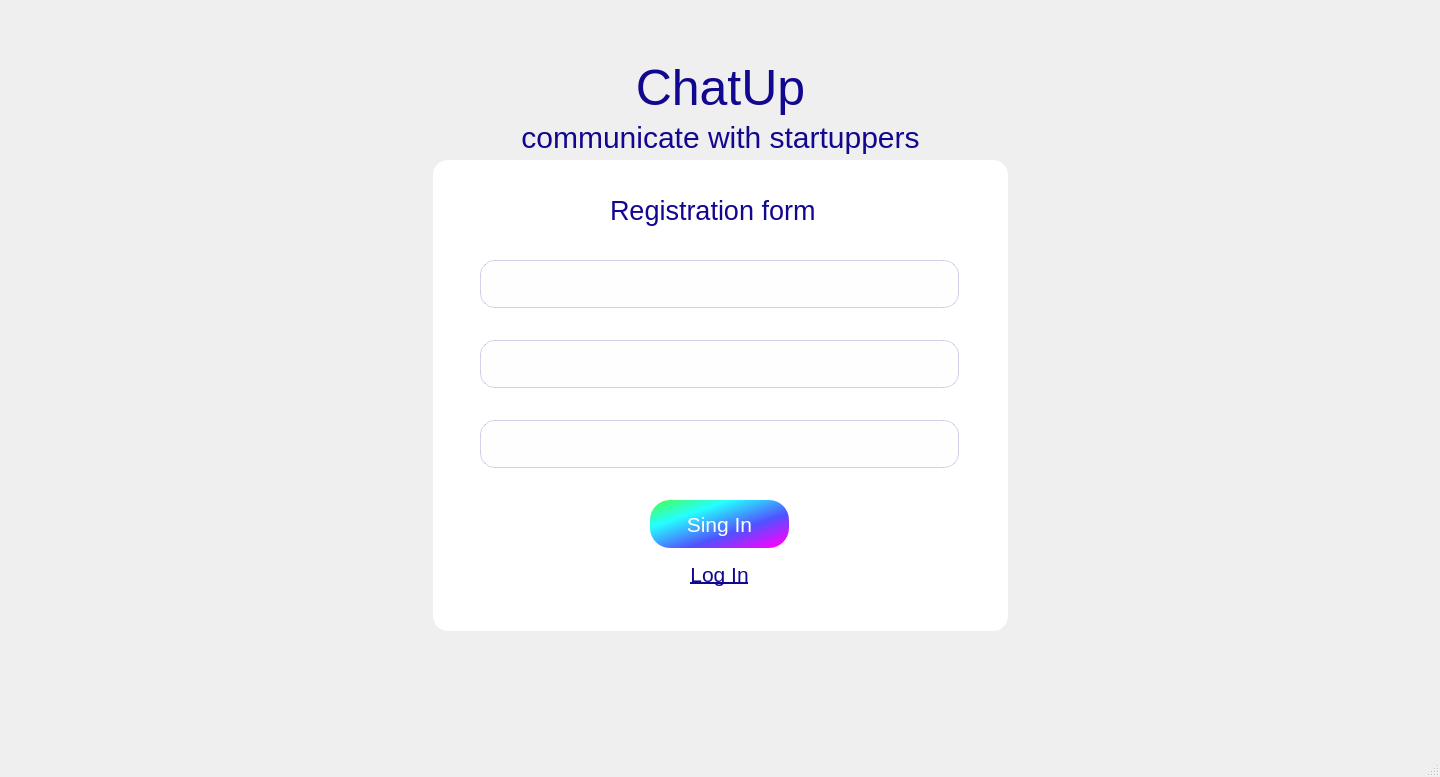
<?xml version="1.0" encoding="UTF-8"?>
<ui version="4.0">
 <class>Login</class>
 <widget class="QMainWindow" name="Login">
  <property name="geometry">
   <rect>
    <x>0</x>
    <y>0</y>
    <width>1440</width>
    <height>777</height>
   </rect>
  </property>
  <property name="windowTitle">
   <string>Login</string>
  </property>
  <widget class="QWidget" name="centralwidget">
   <widget class="QWidget" name="gridLayoutWidget">
    <property name="geometry">
     <rect>
      <x>0</x>
      <y>0</y>
      <width>1441</width>
      <height>159</height>
     </rect>
    </property>
    <layout class="QGridLayout" name="gridLayout">
     <property name="leftMargin">
      <number>504</number>
     </property>
     <property name="topMargin">
      <number>59</number>
     </property>
     <property name="rightMargin">
      <number>504</number>
     </property>
     <property name="bottomMargin">
      <number>0</number>
     </property>
     <item row="0" column="0">
      <layout class="QVBoxLayout" name="verticalLayout">
       <property name="spacing">
        <number>0</number>
       </property>
       <property name="leftMargin">
        <number>0</number>
       </property>
       <property name="bottomMargin">
        <number>0</number>
       </property>
       <item>
        <widget class="QLabel" name="label">
         <property name="styleSheet">
          <string notr="true">font-family: 'Tilt Neon';
font-style: normal;
font-weight: 400;
font-size: 50px;
line-height: 57px;
text-align: center;

color: #12078F;</string>
         </property>
         <property name="text">
          <string>ChatUp</string>
         </property>
         <property name="alignment">
          <set>Qt::AlignCenter</set>
         </property>
        </widget>
       </item>
       <item>
        <widget class="QLabel" name="label_2">
         <property name="styleSheet">
          <string notr="true">font-family: 'Tilt Neon';
font-style: normal;
font-weight: 400;
font-size: 30px;
line-height: 57px;
text-align: center;

color: #12078F;</string>
         </property>
         <property name="text">
          <string>communicate with startuppers</string>
         </property>
         <property name="alignment">
          <set>Qt::AlignCenter</set>
         </property>
        </widget>
       </item>
      </layout>
     </item>
    </layout>
   </widget>
   <widget class="QGraphicsView" name="graphicsView">
    <property name="geometry">
     <rect>
      <x>433</x>
      <y>160</y>
      <width>575</width>
      <height>471</height>
     </rect>
    </property>
    <property name="styleSheet">
     <string notr="true">background: #FFFFFF;
box-shadow: 5px 5px 5px rgba(18, 7, 143, 0.17);
border-radius: 15px;
</string>
    </property>
   </widget>
   <widget class="QPushButton" name="pushButton">
    <property name="geometry">
     <rect>
      <x>650</x>
      <y>500</y>
      <width>139</width>
      <height>48</height>
     </rect>
    </property>
    <property name="cursor">
     <cursorShape>PointingHandCursor</cursorShape>
    </property>
    <property name="styleSheet">
     <string notr="true">QPushButton {
   border-radius: 20px;
color: rgb(255, 255, 255);
background-color: qlineargradient(spread:pad, x1:0, y1:0, x2:1, y2:1, stop:0 rgba(72, 255, 72, 255), stop:0.287037 rgba(37, 255, 255, 255), stop:0.634259 rgba(81, 81, 255, 255), stop:0.953704 rgba(255, 0, 255, 255));
border-color: qlineargradient(spread:pad, x1:0, y1:0, x2:1, y2:1, stop:0 rgba(72, 255, 72, 255), stop:0.287037 rgba(37, 255, 255, 255), stop:0.634259 rgba(81, 81, 255, 255), stop:0.953704 rgba(255, 0, 255, 255));
font-family: 'Aileron';
font-style: normal;
font-weight: 400;
font-size: 21px;
line-height: 25px;
text-align: center;
    }

QPushButton:hover {
    background: qradialgradient(
        cx: 0.3, cy: -0.4, fx: 0.3, fy: -0.4,
        radius: 1.35, stop: 0 #fff, stop: 1 #bbb
        );
    }

QPushButton:pressed {
    border-style: inset;
    background: qradialgradient(
        cx: 0.4, cy: -0.1, fx: 0.4, fy: -0.1,
        radius: 1.35, stop: 0 #fff, stop: 1 #ddd
        );
    }</string>
    </property>
    <property name="text">
     <string>Sing In</string>
    </property>
   </widget>
   <widget class="QPushButton" name="pushButton_2">
    <property name="geometry">
     <rect>
      <x>650</x>
      <y>550</y>
      <width>139</width>
      <height>48</height>
     </rect>
    </property>
    <property name="cursor">
     <cursorShape>PointingHandCursor</cursorShape>
    </property>
    <property name="styleSheet">
     <string notr="true">QPushButton {
  border-radius: 20px;
font-family: 'Aileron';
font-style: normal;
font-weight: 400;
font-size: 21px;
line-height: 25px;
text-align: center;
text-decoration: underline;
color: #12078F;
    }

QPushButton:hover {
rgb(50, 93, 193)
    }

QPushButton:pressed {
	color: rgb(127, 45, 101);
    }
</string>
    </property>
    <property name="text">
     <string>Log In</string>
    </property>
   </widget>
   <widget class="QLabel" name="label_4">
    <property name="geometry">
     <rect>
      <x>610</x>
      <y>190</y>
      <width>211</width>
      <height>41</height>
     </rect>
    </property>
    <property name="styleSheet">
     <string notr="true">font-family: 'Aileron';
font-style: normal;
font-weight: 400;
font-size: 27px;
line-height: 32px;
text-align: center;

color: #12078F;</string>
    </property>
    <property name="text">
     <string>Registration form</string>
    </property>
   </widget>
   <widget class="QLineEdit" name="username">
    <property name="geometry">
     <rect>
      <x>480</x>
      <y>260</y>
      <width>479</width>
      <height>48</height>
     </rect>
    </property>
    <property name="styleSheet">
     <string notr="true">background: #FEFEFE;
border: 1px solid rgba(18, 7, 143, 0.18);
border-radius: 15px;
color: rgb(157, 157, 157);</string>
    </property>
    <property name="inputMask">
     <string/>
    </property>
    <property name="text">
     <string comment="аа" extracomment="рр"/>
    </property>
   </widget>
   <widget class="QLineEdit" name="email">
    <property name="geometry">
     <rect>
      <x>480</x>
      <y>340</y>
      <width>479</width>
      <height>48</height>
     </rect>
    </property>
    <property name="styleSheet">
     <string notr="true">background: #FEFEFE;
border: 1px solid rgba(18, 7, 143, 0.18);
border-radius: 15px;
color: rgb(157, 157, 157);</string>
    </property>
    <property name="text">
     <string/>
    </property>
    <property name="echoMode">
     <enum>QLineEdit::Normal</enum>
    </property>
   </widget>
   <widget class="QLineEdit" name="password">
    <property name="geometry">
     <rect>
      <x>480</x>
      <y>420</y>
      <width>479</width>
      <height>48</height>
     </rect>
    </property>
    <property name="styleSheet">
     <string notr="true">background: #FEFEFE;
border: 1px solid rgba(18, 7, 143, 0.18);
border-radius: 15px;
color: rgb(157, 157, 157);</string>
    </property>
    <property name="text">
     <string/>
    </property>
    <property name="echoMode">
     <enum>QLineEdit::Password</enum>
    </property>
   </widget>
   <widget class="QLabel" name="label_3">
    <property name="geometry">
     <rect>
      <x>0</x>
      <y>0</y>
      <width>1440</width>
      <height>777</height>
     </rect>
    </property>
    <property name="text">
     <string/>
    </property>
    <property name="pixmap">
     <pixmap resource="resource.qrc">:/resources/Images/Group12(2).png</pixmap>
    </property>
   </widget>
   <zorder>label_3</zorder>
   <zorder>gridLayoutWidget</zorder>
   <zorder>graphicsView</zorder>
   <zorder>pushButton</zorder>
   <zorder>pushButton_2</zorder>
   <zorder>label_4</zorder>
   <zorder>username</zorder>
   <zorder>email</zorder>
   <zorder>password</zorder>
  </widget>
  <widget class="QStatusBar" name="statusbar"/>
 </widget>
 <resources>
  <include location="resource.qrc"/>
 </resources>
 <connections/>
</ui>
